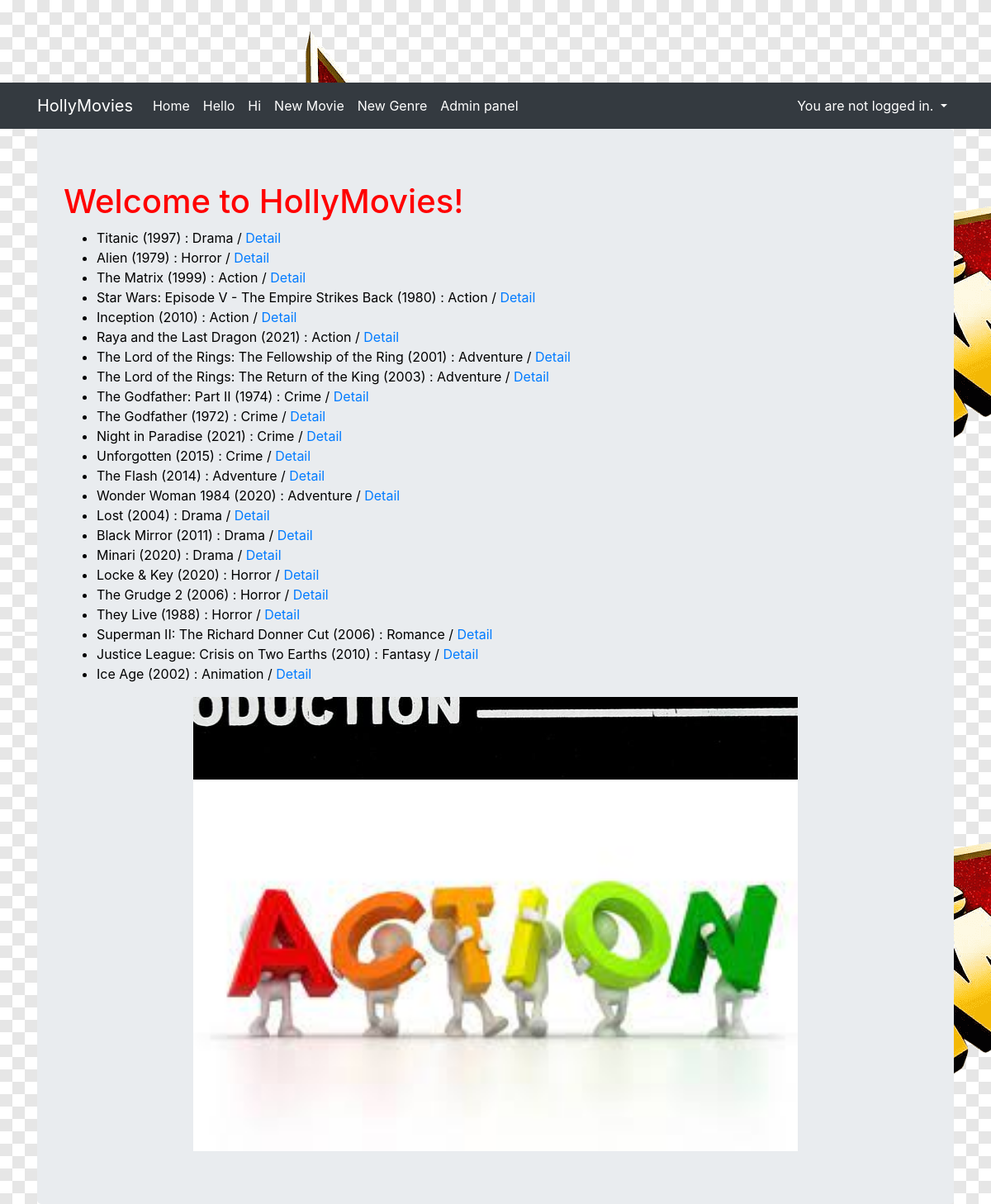
Before: / with the older database file.
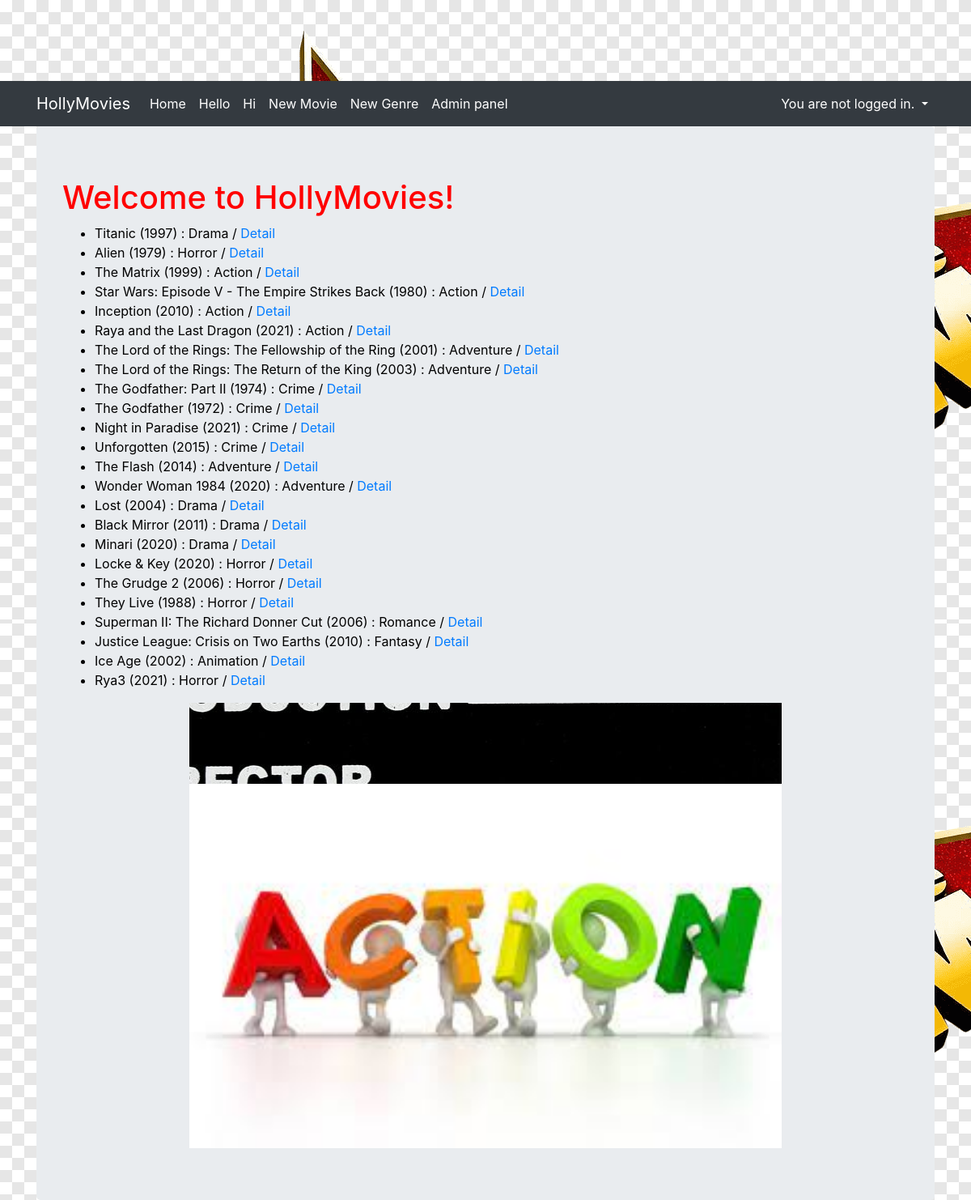
After: the same page with the newer database file.
### viewer/models.py (models this page shows, shortened)
class Movie(Model):
  title = CharField(max_length=128)
  genre = ForeignKey(Genre, on_delete=CASCADE)
  rating = IntegerField()
  released = DateField()
  description = TextField()
  created = DateTimeField(auto_now_add=True)

class Genre(Model):
    name = CharField(max_length=128)

### viewer/views.py (the view)
# urls.py: path('', MoviesViewList.as_view(), name="movies"), #class bassed view
class MoviesViewList(ListView):
    template_name = "viewer/movies.html"
    model = Movie

### viewer/templates/viewer/movies.html (shortened to what this page needs)
{% extends "viewer/base.html" %}
{% load static %}
{% block content %}
  <h1>Welcome to HollyMovies!</h1>
  <ul>
    {% for movie in object_list %}
      <li>
        {{ movie.title }} ({{ movie.released.year }}) : {{ movie.genre.name }} /
        <a href="{% url 'movie_detail' movie.id %}">
          Detail
        </a>
      </li>
    {% endfor %}
  </ul>
  <img src="{% static 'img/images.jpeg' %}" alt="Action!">
{% endblock %}

### viewer/templates/viewer/base.html (shortened to what this page needs)
<!DOCTYPE html>
{% load static %}
<html lang="en">
<head>
    <link rel="stylesheet" href="https://stackpath.bootstrapcdn.com/bootstrap/4.2.1/css/bootstrap.min.css">
    <link rel="stylesheet" href="{% static 'css/styl.css' %}">
    <link href='{% static "/css/styl.css" %}' rel='stylesheet' type='text/css'>
</head>
<body>
{% load static %}
<nav class="navbar navbar-expand-lg navbar-dark bg-dark">
    <div class="container fixed">
        <a class="navbar-brand" href="/">HollyMovies</a>
        <div class="collapse navbar-collapse" id="navbarNavAltMarkup">
          <div class="navbar-nav">
            <a class="nav-item nav-link active" href="{% url 'movies' %}">
              Home
            </a>
            <a class="nav-item nav-link active" href="{% url 'hello' 'creepy' %}">
              Hello
            </a>
            <a class="nav-item nav-link active" href="{% url 'hello' 'creepy' %}?s1=nice">
              Hi
            </a>
            <a class="nav-item nav-link active" href="{% url 'movie_create' %}">
              New Movie
            </a>
            <a class="nav-item nav-link active" href="{% url 'genre_create' %}">
              New Genre
            </a>
            <a class="nav-item nav-link active" href="/admin">
              Admin panel
            </a>
          </div>
        </div>
        <div class="navbar-nav ml-auto">
          <div class="nav-item dropdown">
            {% if user.is_authenticated %}
              <a class="nav-link active dropdown-toggle" href="#" data-toggle="dropdown">
                {% if user.first_name %}Hello, {{ user.first_name|capfirst  }}!
                {% else %}Hello, {{ user.username }}!{% endif %}
              </a>
              <div class="dropdown-menu dropdown-menu-right">
                <a class="dropdown-item text-right" href="{% url 'accounts:logout' %}">Logout</a>
                <a class="dropdown-item text-right" href="{% url 'accounts:password_change' %}">Change password</a>
              </div>
            {% else %}
              <a class="nav-link active dropdown-toggle" href="#" data-toggle="dropdown">
                You are not logged in.
              </a>
        {% endif %}
        </div>
        </div>
    </div>
</nav>
<div class="container">
  <div class="jumbotron">
    {% block content %}{% endblock %}
  </div>
</div>
</body>
</html>

### viewer/static/css/styl.css (style rules this page uses)
h1 { color: red; }
img { background: url("/static/img/action1.jpeg") 50% 0 no-repeat fixed; display : block; color: black; margin-left : auto; margin-right: auto; height: 550px; padding: 100px 0 0 0; }
body { background: url("static/img/action.jpg"); color: black; height: 950px; padding: 100px 0 0 0; }

Changed rows visible on the page:
added Movie: title "Rya3", released.year "2021", genre.name "Horror"
